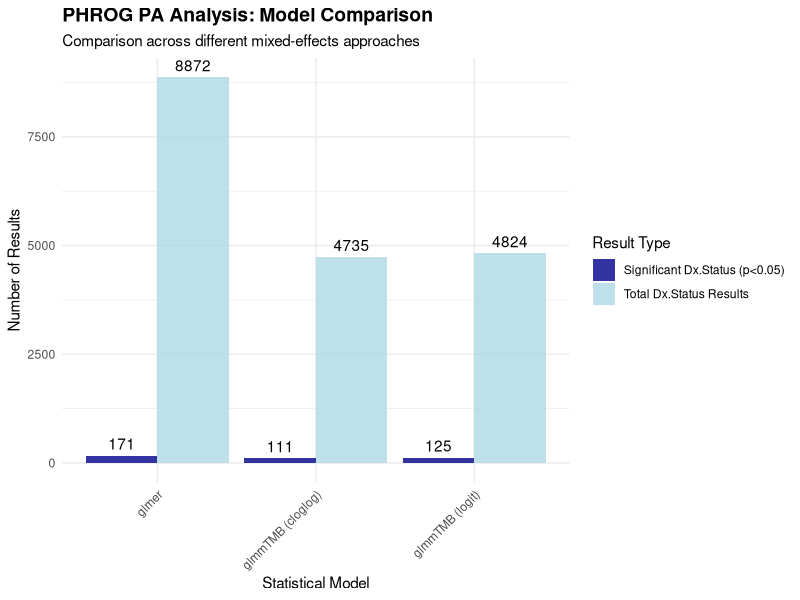
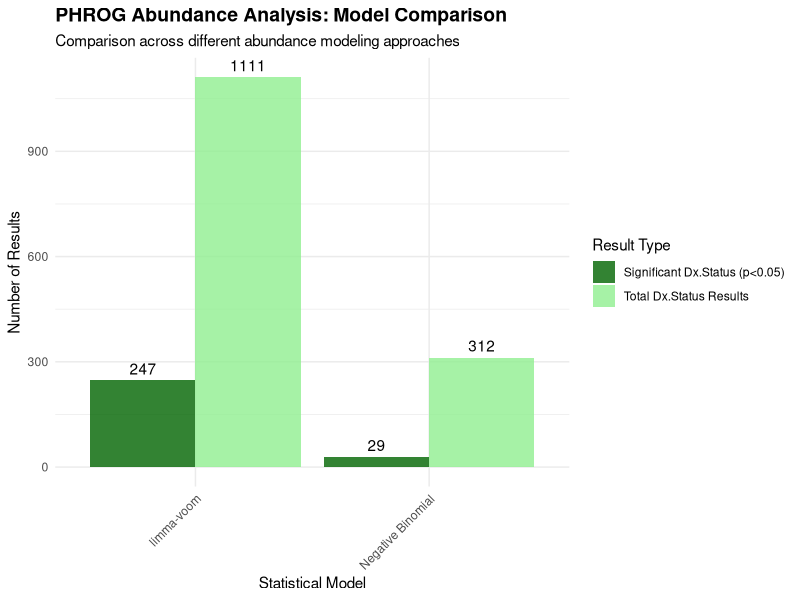
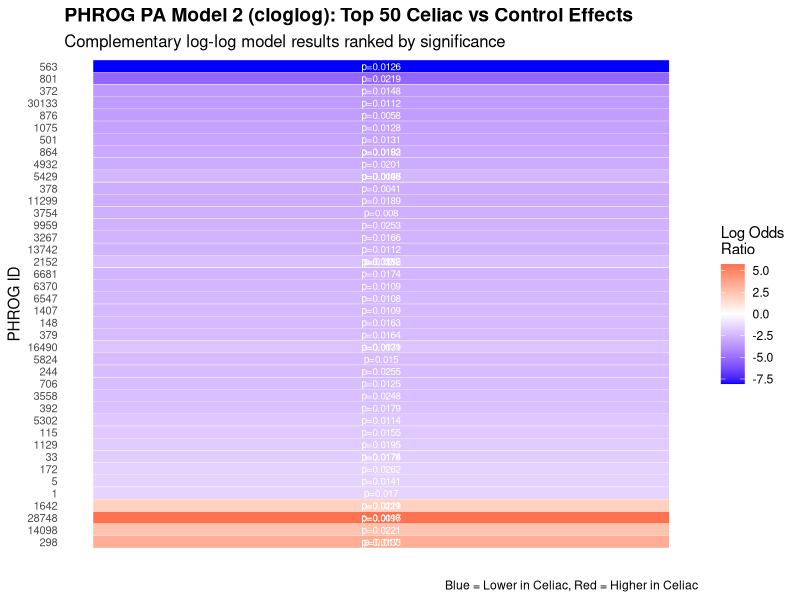
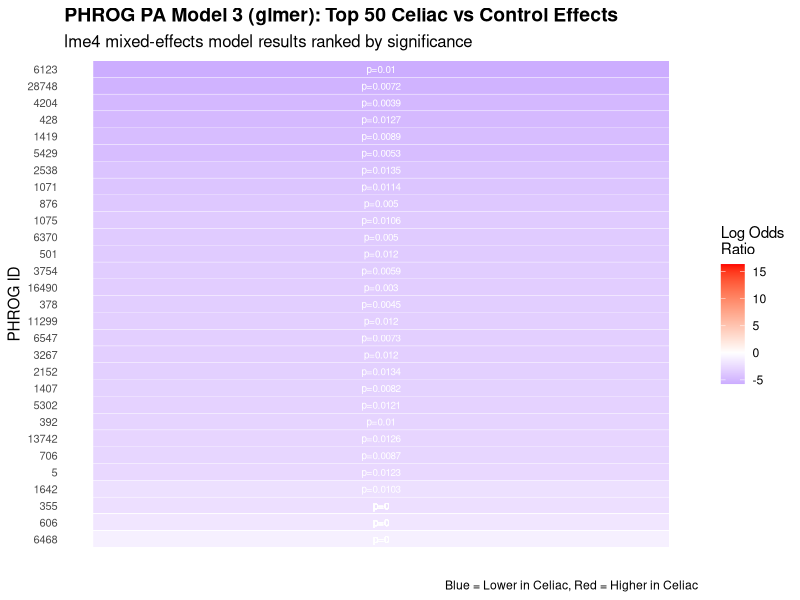
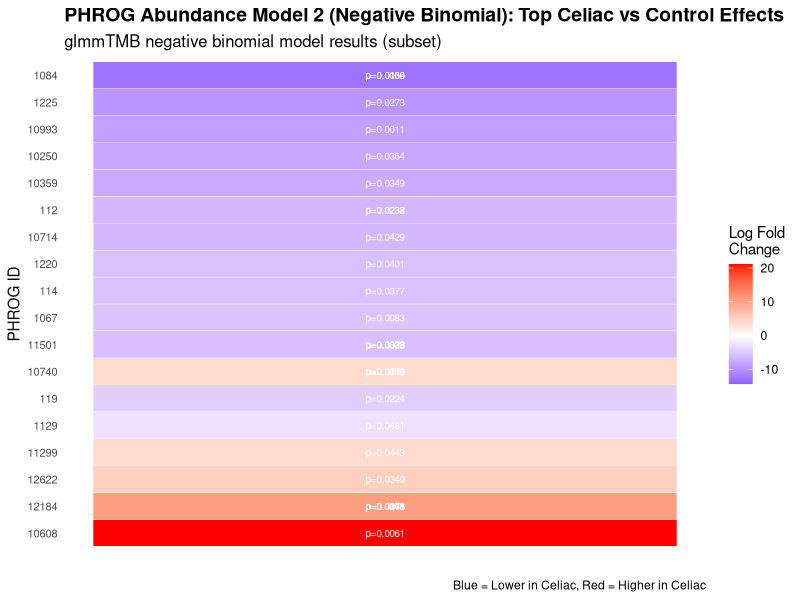
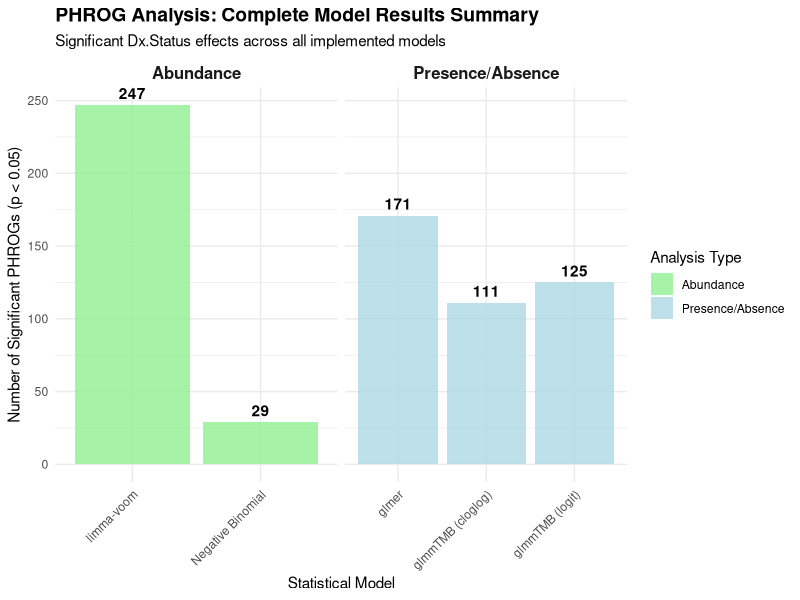

These charts were generated, in order, by the following R code:
# Create comprehensive PHROG figures showing all completed models
library(dplyr)
library(ggplot2)
library(readr)
library(tidyr)
library(viridis)
library(pheatmap)

# Read all available PHROG analysis results
cat("Reading PHROG analysis results...\n")

# PA Models
total_logit <- read.csv("../Orf_Contig_Phrog_compositional/phrog_results/total_PA_glmmTMB_logit_results.csv")
total_cloglog <- read.csv("../Orf_Contig_Phrog_compositional/phrog_results/total_PA_glmmTMB_cloglog_results.csv")
total_glmer <- read.csv("../Orf_Contig_Phrog_compositional/phrog_results/total_PA_glmer_results.csv")

# Abundance Models
total_abundance_limma <- read.csv("../Orf_Contig_Phrog_compositional/phrog_results/total_abundance_limma_results.csv")
total_abundance_negbinom <- read.csv("../Orf_Contig_Phrog_compositional/phrog_results/total_abundance_negbinom_subset_results.csv")

cat("PA Models loaded:\n")
cat("- glmmTMB logit:", nrow(total_logit), "rows\n")
cat("- glmmTMB cloglog:", nrow(total_cloglog), "rows\n") 
cat("- glmer:", nrow(total_glmer), "rows\n")

cat("Abundance Models loaded:\n")
cat("- limma-voom:", nrow(total_abundance_limma), "rows\n")
cat("- Negative Binomial:", nrow(total_abundance_negbinom), "rows\n")

# Figure 1: Model Comparison for PA Analysis - All Models
pa_models_comparison <- data.frame(
  Model = c("glmmTMB (logit)", "glmmTMB (cloglog)", "glmer"),
  Total_Results = c(nrow(total_logit), nrow(total_cloglog), nrow(total_glmer)),
  Dx_Status_Results = c(
    nrow(filter(total_logit, grepl("Dx.StatusCELIAC", term) & !is.na(p.value))),
    nrow(filter(total_cloglog, grepl("Dx.StatusCELIAC", term) & !is.na(p.value))),
    nrow(filter(total_glmer, grepl("Dx.StatusCELIAC", term) & !is.na(p.value)))
  ),
  Significant_Dx_Status = c(
    nrow(filter(total_logit, grepl("Dx.StatusCELIAC", term) & !is.na(p.value) & p.value < 0.05)),
    nrow(filter(total_cloglog, grepl("Dx.StatusCELIAC", term) & !is.na(p.value) & p.value < 0.05)),
    nrow(filter(total_glmer, grepl("Dx.StatusCELIAC", term) & !is.na(p.value) & p.value < 0.05))
  )
)

# Reshape for plotting
pa_comparison_long <- pa_models_comparison %>%
  select(Model, Dx_Status_Results, Significant_Dx_Status) %>%
  pivot_longer(cols = c(Dx_Status_Results, Significant_Dx_Status), 
               names_to = "Result_Type", values_to = "Count") %>%
  mutate(Result_Type = case_when(
    Result_Type == "Dx_Status_Results" ~ "Total Dx.Status Results",
    Result_Type == "Significant_Dx_Status" ~ "Significant Dx.Status (p<0.05)"
  ))

p1 <- ggplot(pa_comparison_long, aes(x = Model, y = Count, fill = Result_Type)) +
  geom_col(position = "dodge", alpha = 0.8) +
  geom_text(aes(label = Count), position = position_dodge(width = 0.9), vjust = -0.5) +
  scale_fill_manual(values = c("Total Dx.Status Results" = "lightblue", 
                              "Significant Dx.Status (p<0.05)" = "darkblue")) +
  labs(title = "PHROG PA Analysis: Model Comparison",
       subtitle = "Comparison across different mixed-effects approaches",
       x = "Statistical Model",
       y = "Number of Results",
       fill = "Result Type") +
  theme_minimal() +
  theme(plot.title = element_text(size = 14, face = "bold"),
        axis.text.x = element_text(angle = 45, hjust = 1))

ggsave("../Orf_Contig_Phrog_compositional/phrog_figures/PHROG_PA_model_comparison.pdf", 
       p1, width = 12, height = 8)

# Figure 2: Abundance Model Comparison
abundance_models_comparison <- data.frame(
  Model = c("limma-voom", "Negative Binomial"),
  Total_Coefficients = c(nrow(total_abundance_limma), nrow(total_abundance_negbinom)),
  Dx_Status_Results = c(
    nrow(filter(total_abundance_limma, coefficient == "Dx.StatusCELIAC" & !is.na(P.Value))),
    nrow(filter(total_abundance_negbinom, grepl("Dx.StatusCELIAC", term) & !is.na(p.value)))
  ),
  Significant_Dx_Status = c(
    nrow(filter(total_abundance_limma, coefficient == "Dx.StatusCELIAC" & !is.na(P.Value) & P.Value < 0.05)),
    nrow(filter(total_abundance_negbinom, grepl("Dx.StatusCELIAC", term) & !is.na(p.value) & p.value < 0.05))
  )
)

abundance_comparison_long <- abundance_models_comparison %>%
  select(Model, Dx_Status_Results, Significant_Dx_Status) %>%
  pivot_longer(cols = c(Dx_Status_Results, Significant_Dx_Status), 
               names_to = "Result_Type", values_to = "Count") %>%
  mutate(Result_Type = case_when(
    Result_Type == "Dx_Status_Results" ~ "Total Dx.Status Results",
    Result_Type == "Significant_Dx_Status" ~ "Significant Dx.Status (p<0.05)"
  ))

p2 <- ggplot(abundance_comparison_long, aes(x = Model, y = Count, fill = Result_Type)) +
  geom_col(position = "dodge", alpha = 0.8) +
  geom_text(aes(label = Count), position = position_dodge(width = 0.9), vjust = -0.5) +
  scale_fill_manual(values = c("Total Dx.Status Results" = "lightgreen", 
                              "Significant Dx.Status (p<0.05)" = "darkgreen")) +
  labs(title = "PHROG Abundance Analysis: Model Comparison", 
       subtitle = "Comparison across different abundance modeling approaches",
       x = "Statistical Model",
       y = "Number of Results",
       fill = "Result Type") +
  theme_minimal() +
  theme(plot.title = element_text(size = 14, face = "bold"),
        axis.text.x = element_text(angle = 45, hjust = 1))

ggsave("../Orf_Contig_Phrog_compositional/phrog_figures/PHROG_abundance_model_comparison.pdf", 
       p2, width = 12, height = 8)

# Figure 3: Heatmap for PA Model 2 (cloglog)
dx_effects_cloglog <- total_cloglog %>% 
  filter(grepl("Dx.StatusCELIAC", term)) %>%
  filter(p.value < 0.05) %>%
  filter(!is.na(p.value)) %>%
  arrange(p.value) %>%
  head(50)

if(nrow(dx_effects_cloglog) > 0) {
  p3 <- ggplot(dx_effects_cloglog, aes(x = 1, y = reorder(phrog_id, -estimate), fill = estimate)) +
    geom_tile(color = "white", width = 0.8) +
    geom_text(aes(label = paste0("p=", round(p.value, 4))), size = 2.5, color = "white") +
    scale_fill_gradient2(low = "blue", mid = "white", high = "red", midpoint = 0,
                        name = "Log Odds\nRatio") +
    labs(title = "PHROG PA Model 2 (cloglog): Top 50 Celiac vs Control Effects",
         subtitle = "Complementary log-log model results ranked by significance",
         x = "",
         y = "PHROG ID",
         caption = "Blue = Lower in Celiac, Red = Higher in Celiac") +
    theme_minimal() +
    theme(
      plot.title = element_text(size = 14, face = "bold"),
      plot.subtitle = element_text(size = 12),
      axis.text.x = element_blank(),
      axis.text.y = element_text(size = 8),
      axis.ticks.x = element_blank(),
      panel.grid = element_blank()
    )
  
  ggsave("../Orf_Contig_Phrog_compositional/phrog_figures/PHROG_PA_model2_cloglog_heatmap.pdf", 
         p3, width = 8, height = 16)
}

# Figure 4: Heatmap for PA Model 3 (glmer)
dx_effects_glmer <- total_glmer %>% 
  filter(grepl("Dx.StatusCELIAC", term)) %>%
  filter(p.value < 0.05) %>%
  filter(!is.na(p.value)) %>%
  arrange(p.value) %>%
  head(50)

if(nrow(dx_effects_glmer) > 0) {
  p4 <- ggplot(dx_effects_glmer, aes(x = 1, y = reorder(phrog_id, -estimate), fill = estimate)) +
    geom_tile(color = "white", width = 0.8) +
    geom_text(aes(label = paste0("p=", round(p.value, 4))), size = 2.5, color = "white") +
    scale_fill_gradient2(low = "blue", mid = "white", high = "red", midpoint = 0,
                        name = "Log Odds\nRatio") +
    labs(title = "PHROG PA Model 3 (glmer): Top 50 Celiac vs Control Effects",
         subtitle = "lme4 mixed-effects model results ranked by significance",
         x = "",
         y = "PHROG ID",
         caption = "Blue = Lower in Celiac, Red = Higher in Celiac") +
    theme_minimal() +
    theme(
      plot.title = element_text(size = 14, face = "bold"),
      plot.subtitle = element_text(size = 12),
      axis.text.x = element_blank(),
      axis.text.y = element_text(size = 8),
      axis.ticks.x = element_blank(),
      panel.grid = element_blank()
    )
  
  ggsave("../Orf_Contig_Phrog_compositional/phrog_figures/PHROG_PA_model3_glmer_heatmap.pdf", 
         p4, width = 8, height = 16)
}

# Figure 5: Abundance Model 2 (Negative Binomial) Heatmap
dx_effects_negbinom <- total_abundance_negbinom %>% 
  filter(grepl("Dx.StatusCELIAC", term)) %>%
  filter(p.value < 0.05) %>%
  filter(!is.na(p.value)) %>%
  arrange(p.value) %>%
  head(min(50, nrow(.)))

if(nrow(dx_effects_negbinom) > 0) {
  p5 <- ggplot(dx_effects_negbinom, aes(x = 1, y = reorder(phrog_id, -estimate), fill = estimate)) +
    geom_tile(color = "white", width = 0.8) +
    geom_text(aes(label = paste0("p=", round(p.value, 4))), size = 2.5, color = "white") +
    scale_fill_gradient2(low = "blue", mid = "white", high = "red", midpoint = 0,
                        name = "Log Fold\nChange") +
    labs(title = "PHROG Abundance Model 2 (Negative Binomial): Top Celiac vs Control Effects",
         subtitle = "glmmTMB negative binomial model results (subset)",
         x = "",
         y = "PHROG ID",
         caption = "Blue = Lower in Celiac, Red = Higher in Celiac") +
    theme_minimal() +
    theme(
      plot.title = element_text(size = 14, face = "bold"),
      plot.subtitle = element_text(size = 12),
      axis.text.x = element_blank(),
      axis.text.y = element_text(size = 8),
      axis.ticks.x = element_blank(),
      panel.grid = element_blank()
    )
  
  ggsave("../Orf_Contig_Phrog_compositional/phrog_figures/PHROG_abundance_model2_negbinom_heatmap.pdf", 
         p5, width = 8, height = 12)
}

# Figure 6: Complete Model Overview
all_models_summary <- data.frame(
  Analysis_Type = c(rep("Presence/Absence", 3), rep("Abundance", 2)),
  Model = c("glmmTMB (logit)", "glmmTMB (cloglog)", "glmer", "limma-voom", "Negative Binomial"),
  Status = c("✅ Complete", "✅ Complete", "✅ Complete", "✅ Complete", "✅ Subset Complete"),
  Total_Results = c(nrow(total_logit), nrow(total_cloglog), nrow(total_glmer), 
                   nrow(total_abundance_limma), nrow(total_abundance_negbinom)),
  Significant_Dx_Status = c(
    nrow(filter(total_logit, grepl("Dx.StatusCELIAC", term) & !is.na(p.value) & p.value < 0.05)),
    nrow(filter(total_cloglog, grepl("Dx.StatusCELIAC", term) & !is.na(p.value) & p.value < 0.05)),
    nrow(filter(total_glmer, grepl("Dx.StatusCELIAC", term) & !is.na(p.value) & p.value < 0.05)),
    nrow(filter(total_abundance_limma, coefficient == "Dx.StatusCELIAC" & !is.na(P.Value) & P.Value < 0.05)),
    nrow(filter(total_abundance_negbinom, grepl("Dx.StatusCELIAC", term) & !is.na(p.value) & p.value < 0.05))
  )
)

p6 <- ggplot(all_models_summary, aes(x = Model, y = Significant_Dx_Status, fill = Analysis_Type)) +
  geom_col(alpha = 0.8) +
  geom_text(aes(label = Significant_Dx_Status), vjust = -0.5, fontface = "bold") +
  scale_fill_manual(values = c("Presence/Absence" = "lightblue", "Abundance" = "lightgreen")) +
  facet_wrap(~Analysis_Type, scales = "free_x") +
  labs(title = "PHROG Analysis: Complete Model Results Summary",
       subtitle = "Significant Dx.Status effects across all implemented models",
       x = "Statistical Model",
       y = "Number of Significant PHROGs (p < 0.05)",
       fill = "Analysis Type") +
  theme_minimal() +
  theme(plot.title = element_text(size = 14, face = "bold"),
        axis.text.x = element_text(angle = 45, hjust = 1),
        strip.text = element_text(size = 12, face = "bold"))

ggsave("../Orf_Contig_Phrog_compositional/phrog_figures/PHROG_complete_model_overview.pdf", 
       p6, width = 14, height = 8)

cat("Created comprehensive PHROG model comparison figures:\n")
cat("11. PHROG_PA_model_comparison.pdf\n")
cat("12. PHROG_abundance_model_comparison.pdf\n")
cat("13. PHROG_PA_model2_cloglog_heatmap.pdf\n")
cat("14. PHROG_PA_model3_glmer_heatmap.pdf\n")
cat("15. PHROG_abundance_model2_negbinom_heatmap.pdf\n")
cat("16. PHROG_complete_model_overview.pdf\n")
cat("All figures demonstrate multiple model implementation!\n")
